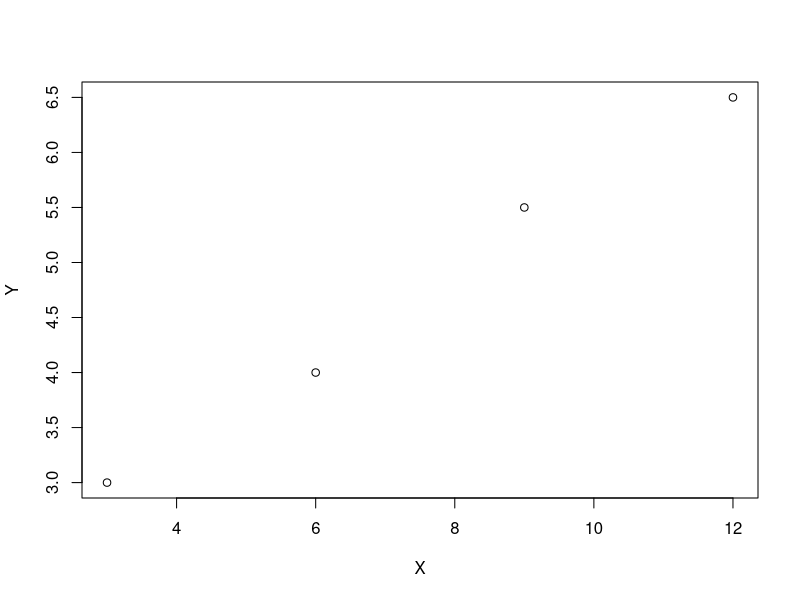
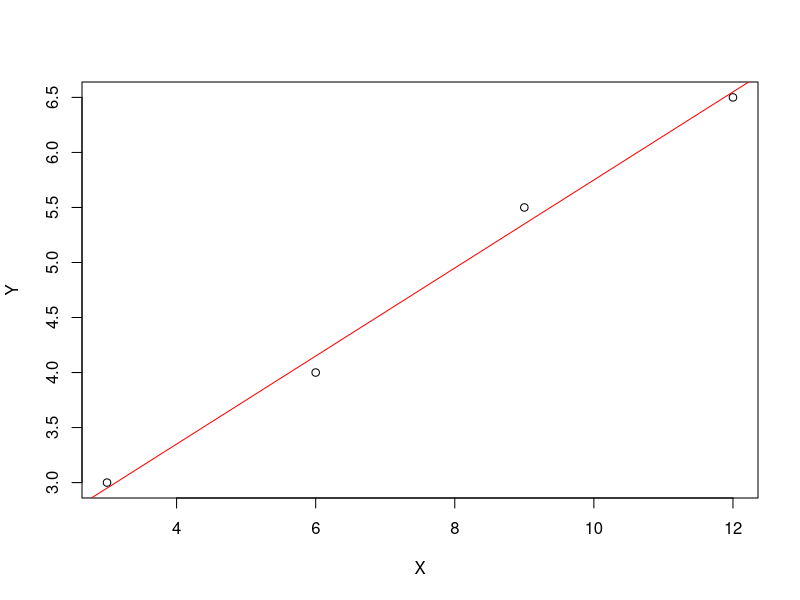

Source code (R) for these figures, in order:
# 현실 세계의 모델링
X= c(3, 6, 9, 12.)    # 숫자 뒤에 점을 찍으면 실수
Y= c(3, 4, 5.5, 6.5)
plot(X, Y)

# model 1: y=0.5x+1.0
Y1= 0.5*X + 1.0
Y1
# 평균 제곱 오차: Mean Squared Error(MSE) -> equation written in my note.
(Y - Y1)**2
sum((Y - Y1)**2)
mse <- sum((Y - Y1)**2) / length(Y)
mse

# model 2: y=5/12x +7/4
Y2= 5*X/12+7/4
Y2
mse2 <- sum((Y - Y2)**2) / length(Y)
mse2
# 두번째 모델이 더 좋다

# R의 단순 선형회귀 모델 lm
model <- lm(Y ~ X)
model

plot(X, Y)
abline(model, col='red')
fitted(model)
mse_model <- sum((Y - fitted(model))**2) / length(Y)
mse_model

# 잔차- Residuals 
# 예측한 선하고 동그라미의 차이. 각각의 자료가 직선에 얼마나 잘 맞는지 확인하는도구.
# 굉장히 중요(나중에 선형회귀 할 때 잔차분석을 함)
residuals(model)

# 잔차 제곱합
# -> sum((Y - fitted(model))**2)
deviance(model)

# 평균 제곱 오차(MSE)
deviance(model) /length(Y)

summary(model)
# Adjusted R-squared 값은 0~1. 1에 가까울수록 모델이 현상을 잘 설명. 쓸만 한 모델이다.

# 예측
newX <-data.frame(X=c(1.2, 2.0, 20.65))
newY <- predict(model, newdata=newX)
newY
